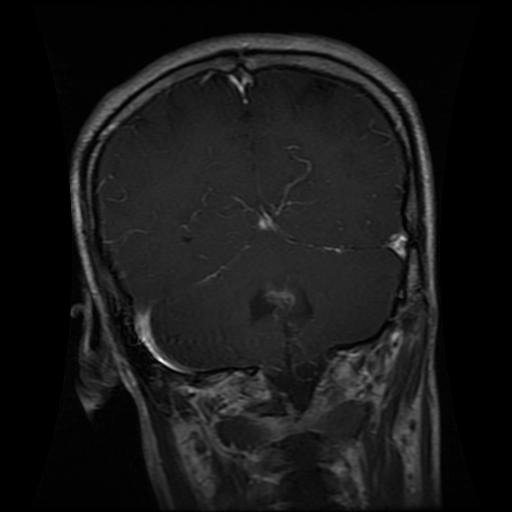
#> input picture dataset/Training/glioma/Tr-glTr_0006.jpg, 512 x 512 px; its folder holds only this picture in this run
$ jupyter execute --allow-errors Final.ipynb
#> lines starting #> are read from the running program, lines starting #| are printed output that depends on the picture
### ConvLayer.py
import numpy as np
from FastFourierTransform import multiplypolinoms
class ConvLayer():
    def __init__(self, num_filters, input_channel, kernel_size, padding=0, stride=1):
        self.num_filters = num_filters
        self.input_channel = input_channel
        self.kernel_size = kernel_size
        self.padding = padding
        self.stride = stride
        self.weights = np.random.randn(num_filters, input_channel, kernel_size, kernel_size) #  random init for weights
        self.bias = np.zeros(num_filters)
        self.input_padded = None

    def forward(self, input):
        """Spatial convolution using im2col trick"""
        self.input = input
        batch_size, input_c, input_h, input_w = input.shape

        if self.padding > 0:
            self.input_padded = np.pad(input,
                                      ((0, 0), (0, 0),
                                       (self.padding, self.padding),
                                       (self.padding, self.padding)),
                                      mode='constant', constant_values=0)
        else:
            self.input_padded = input

        pad_h, pad_w = self.input_padded.shape[2], self.input_padded.shape[3]
        out_h = (pad_h - self.kernel_size) // self.stride + 1
        out_w = (pad_w - self.kernel_size) // self.stride + 1
        K = self.kernel_size

        output = np.zeros((batch_size, self.num_filters, out_h, out_w))

        for b in range(batch_size):
            # Convert to kolom: (input_c * K * K, out_h * out_w)
            im2col_matrix = np.zeros((input_c * K * K, out_h * out_w))

            idx = 0
            for i in range(out_h):
                for j in range(out_w):
                    h_start = i * self.stride
                    h_end = h_start + K
                    w_start = j * self.stride
                    w_end = w_start + K

                    patch = self.input_padded[b, :, h_start:h_end, w_start:w_end]
                    im2col_matrix[:, idx] = patch.reshape(-1)
                    idx += 1

            weights_reshaped = self.weights.reshape(self.num_filters, -1)

            # Single matrix multiplication!
            result = np.dot(weights_reshaped, im2col_matrix)
            result += self.bias.reshape(-1, 1)

            output[b] = result.reshape(self.num_filters, out_h, out_w)

        return output
    def fft_forward(self, input):
        """
        FFT-based Forward Propagation
        Complexity reduced from O(N^2 * K^2) to O(N^2 * log N).
        """
        self.input = input
        batch_size, input_c, input_h, input_w = input.shape

        # PADDING
        if self.padding > 0:
            self.input_padded = np.pad(input,
                                    ((0, 0), (0, 0),
                                    (self.padding, self.padding),
                                    (self.padding, self.padding)),
                                    mode='constant', constant_values=0)
        else:
            self.input_padded = input

        # Hitung dimensi output
        pad_h, pad_w = self.input_padded.shape[2], self.input_padded.shape[3]
        out_h = (pad_h - self.kernel_size) // self.stride + 1
        out_w = (pad_w - self.kernel_size) // self.stride + 1

        # PERSIAPAN FFT
        fft_h = pad_h + self.kernel_size - 1
        fft_w = pad_w + self.kernel_size - 1

        # FLIP KERNEL (KRUSIAL!)
        weights_flipped = np.flip(np.flip(self.weights, axis=2), axis=3)

        # PRE-COMPUTE KERNEL FFT
        kernel_ffts = np.fft.fft2(weights_flipped, s=(fft_h, fft_w))

        # Simpan smmpah output
        output = np.zeros((batch_size, self.num_filters, out_h, out_w))

        for b in range(batch_size):
            # prekomputrasi input fft
            input_ffts = np.fft.fft2(self.input_padded[b], s=(fft_h, fft_w))

            for k in range(self.num_filters):

                # operasi perkalian fft
                spectral_product = input_ffts * kernel_ffts[k]
                spectral_sum = np.sum(spectral_product, axis=0)

                # INVERSE FFT
                spatial_result = np.real(np.fft.ifft2(spectral_sum))

                # Tambahkan Bias
                spatial_result += self.bias[k]

                offset_h = self.kernel_size - 1
                offset_w = self.kernel_size - 1

                for i in range(out_h):
                    for j in range(out_w):
                        h_idx = offset_h + i * self.stride
                        w_idx = offset_w + j * self.stride
                        output[b, k, i, j] = spatial_result[h_idx, w_idx]

        return output

    # [103 lines left out: functions backward, fft_backward, not called in this run]

### MaxPoolingLayer.py
import numpy as np
class MaxPoolingLayer:
    def __init__(self, pool_size=2, stride=2):
        self.pool_size = pool_size
        self.stride = stride
        self.input = None
        self.max_indices = None  # Simpan posisi max value

    def forward(self, input):
        """
        Input shape: (batch, channels, height, width)
        """
        self.input = input
        batch_size, channels, h, w = input.shape
        out_h = h // self.stride
        out_w = w // self.stride

        output = np.zeros((batch_size, channels, out_h, out_w))
        self.max_indices = np.zeros((batch_size, channels, out_h, out_w, 2), dtype=np.int32)

        for b in range(batch_size):
            for c in range(channels):
                for i in range(out_h):
                    for j in range(out_w):
                        h_start = i * self.stride
                        h_end = h_start + self.pool_size
                        w_start = j * self.stride
                        w_end = w_start + self.pool_size

                        patch = input[b, c, h_start:h_end, w_start:w_end]
                        max_val = np.max(patch)
                        output[b, c, i, j] = max_val

                        # Simpan indeks dari max value
                        max_idx = np.unravel_index(np.argmax(patch), patch.shape)
                        self.max_indices[b, c, i, j, 0] = h_start + max_idx[0]
                        self.max_indices[b, c, i, j, 1] = w_start + max_idx[1]

        return output

    # [17 lines left out: function backward, not called in this run]

### DenseLayer.py
import numpy as np
class DenseLayer:
    def __init__(self, input_size, output_size):
        self.input_size = input_size
        self.output_size = output_size
        self.weights = np.random.randn(input_size, output_size) * 0.01
        self.bias = np.zeros((1, output_size))

    def forward(self, input):
        self.input = input
        self.output = np.dot(input, self.weights) + self.bias # w . x + b
        return self.output

    # [9 lines left out: function backward, not called in this run]

### Final.ipynb
[cell 1]
import sys
import os

# Add the current directory to the path
current_dir = os.getcwd()
if current_dir not in sys.path:
	sys.path.insert(0, current_dir)
import importlib
import sys

# Force reload of ConvLayer module
if 'ConvLayer' in sys.modules:
    del sys.modules['ConvLayer']

from ConvLayer import ConvLayer

[cell 2]
import numpy as np
import cv2
import matplotlib.pyplot as plt
from ConvLayer import ConvLayer
from MaxPoolingLayer import MaxPoolingLayer
from DenseLayer import DenseLayer

class ReLU:
    def forward(self, input):
        self.input = input
        return np.maximum(0,input)
        # if input < 0 :
        #     return 0
        # else :
        #     return input

    def backward(self, output_gradient):
        return output_gradient * (self.input > 0)


import time
class TumorDetectionCNN:
    def __init__(self, num_classes=4):
        """
        Struktur:
        - Input: 128x128x3
        - Conv2D: 8 filters (3x3)
        - ReLU
        - MaxPooling: 2x2-> 64x64
        - Conv2D: 16 filters(3x3)
        - ReLU
        - MaxPooling: 2x2 -> 32x32
        - Flatten
        - Dense: num_classes
        """
        self.num_classes = num_classes

        # Layer 1: Conv (8 filters) + ReLU + Pool
        self.conv1 = ConvLayer(num_filters=8, input_channel=3, kernel_size=3, padding=1)
        self.relu1 = ReLU()
        self.pool1 = MaxPoolingLayer(pool_size=2, stride=2)

        # Layer 2: Conv (16 filters) + ReLU + Pool
        self.conv2 = ConvLayer(num_filters=16, input_channel=8, kernel_size=3, padding=1)
        self.relu2 = ReLU()
        self.pool2 = MaxPoolingLayer(pool_size=2, stride=2)

        # Flatten + Dense
        # Setelah 2 pooling: 128 -> 64 -> 32
        # Output: 16 filters x 32 x 32 = 16384
        self.flatten_size = 16 * 32 * 32  # 16384
        self.dense = DenseLayer(self.flatten_size, num_classes)

    def forward_spatial(self, input):
        """Forward pass menggunakan spatial convolution"""
        print("Forward propagation manual")

        # Block 1
        x = self.conv1.forward(input)
        x = self.relu1.forward(x)
        x = self.pool1.forward(x)
        print(f"Shape setelah Pool1: {x.shape}")

        # Block 2
        x = self.conv2.forward(x)
        x = self.relu2.forward(x)
        x = self.pool2.forward(x)
        print(f"Shape setelah Pool2: {x.shape}")

        # Flatten
        batch_size = x.shape[0]
        x = x.reshape(batch_size, -1)
        print(f" Flatten: {x.shape}")

        # Dense
        output = self.dense.forward(x)
        print(f"Output shape: {output.shape}")

        return output

    def forward_fft(self, input):
        """Forward pass menggunakan FFT convolution"""
        print("Forward: FFT METHOD")

        # Block 1 - menggunakan weights & bias dari conv1 (sama seperti spatial)
        x = self.conv1.fft_forward(input)
        x = self.relu1.forward(x)
        x = self.pool1.forward(x)
        print(f"After Pool1: {x.shape}")

        # Block 2 - menggunakan weights & bias dari conv2 (sama seperti spatial)
        x = self.conv2.fft_forward(x)
        x = self.relu2.forward(x)
        x = self.pool2.forward(x)
        print(f"After Pool2: {x.shape}")

        # Flatten
        batch_size = x.shape[0]
        x = x.reshape(batch_size, -1)
        print(f"After Flatten: {x.shape}")

        # Dense - SAMA, menggunakan weights & bias yang sama
        output = self.dense.forward(x)
        print(f"Output shape: {output.shape}")

        return output

    def softmax(self, x):
        """Softmax activation untuk output"""
        e_x = np.exp(x - np.max(x, axis=1, keepdims=True))
        return e_x / np.sum(e_x, axis=1, keepdims=True)

# TESTING

model = TumorDetectionCNN(num_classes=4)

dummy_input = np.random.randn(1, 3, 128, 128) / 255.0

print("SPATIAL CONVOLUTION METHOD : ")

start_spatial = time.time()
output_spatial = model.forward_spatial(dummy_input)
elapse_spasial = time.time() - start_spatial
print(f"waktu spatial : {elapse_spasial}")

output_spatial_prob = model.softmax(output_spatial)
print()
print(f"Output score: {output_spatial_prob}")
print()

print("FFT CONVOLUTION METHOD")
start_fft = time.time()
output_fft = model.forward_fft(dummy_input)
output_fft_prob = model.softmax(output_fft)
elapse_fft = time.time()-start_fft
print(f"wktu fft : {elapse_fft}")
print(f"Output probabilities: {output_fft_prob}")
print()

print()
print("Perbandingan")
print(f"Max difference between outputs: {np.max(np.abs(output_spatial - output_fft))}")
print(f"Both methods should produce similar results (weights are shared)")

[cell 3]
dummy_input

[cell 4]
import time

# LOSS FUNCTION - CATEGORICAL CROSS ENTROPY
# [42 lines left out: functions categorical_crossentropy, accuracy, load_batch_from_folder, not called in this run]

def load_training_data(dataset_root, num_images_per_class=10):
    """
    Load training data dari semua class
    mereturn list of (images, labels)
    """
#> called with dataset_root = 'dataset', num_images_per_class = 20
    class_names = ['glioma', 'meningioma', 'notumor', 'pituitary']
    training_data = []

    for class_idx, class_name in enumerate(class_names):
        class_path = os.path.join(dataset_root, 'Training', class_name)
        print(f"Loading {class_name} : ")

        filenames = [f for f in os.listdir(class_path) if f.endswith(('.jpg'))]

        # Ambil sebanyak num_images_per_class saja
        for filename in filenames[:num_images_per_class]:
            img_path = os.path.join(class_path, filename)
            img = cv2.imread(img_path)
#> img is the input picture: shape (512, 512, 3); min 0, max 255, mean 23.7
            if img is not None:
                img = cv2.resize(img, (128, 128))
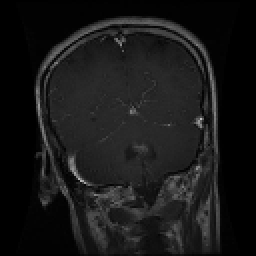
#> img: shape (128, 128, 3) (shown 2 times larger); min 0, max 189, mean 23.8
                img = img / 255.0

                # Lakukan One Hot Encoding label
                label = np.zeros(4)
                label[class_idx] = 1

                training_data.append((img, label))

    return training_data

# TRAINING LOOP
#testing
# [78 lines left out: function train_model, not called in this run]
